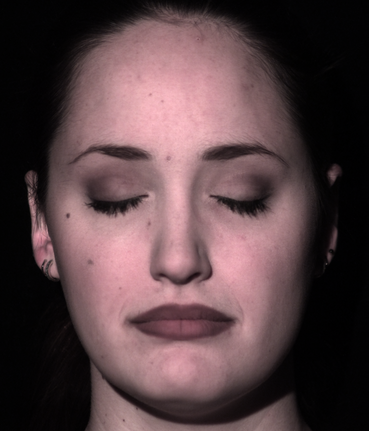
#> input picture assign4 - photometric stereo/data/input_1.tif, 369 x 431 px; its folder holds only this picture in this run
$ python photometric.py
#> lines starting #> are read from the running program, lines starting #| are printed output that depends on the picture
### assign4 - photometric stereo/cp_hw2.py
#!/usr/bin/python
""" This is a module for hdr imaging homework (15-463/663/862, Computational Photography, Fall 2020, CMU).

You can import necessary functions into your code as follows:
from cp_hw2 import lRGB2XYZ, XYZ2lRGB, writeEXR, read_colorchecker_gm

Depends on OpenCV to read/write HDR files"""

import numpy as np
import cv2


# [150 lines left out: functions read_colorchecker_gm, Lab_to_XYZ, not called in this run]


def finv(val):
    val_out = np.where(val > 6 / 29, val ** 3, 3 * (6 / 29) ** 2 * (val - 4 / 29))
    return val_out


def illuminant_xyz(illuminant_in):
    """(c) Ivo Ihrke 2011
     Universitaet des Saarlandes / MPI Informatik

    define xyz coordinates of CIE standard illuminants
    1931 and 1964

    data from

    http://en.wikipedia.org/wiki/Standard_illuminant


    Name    CIE 1931 2°    CIE 1964 10° CCT (*) in K    Hue Note
        x2       y2     x10     y10
    A   0.44757, 0.40745, 0.45117, 0.40594, 2856            Incandescent / Tungsten
    B   0.34842, 0.35161, 0.34980, 0.35270, 4874            {obsolete} Direct sunlightat noon
    C   0.31006, 0.31616, 0.31039, 0.31905, 6774            {obsolete} Average / North sky Daylight
    D50 0.34567, 0.35850, 0.34773, 0.35952, 5003            Horizon Light. ICC profile PCS
    D55 0.33242, 0.34743, 0.33411, 0.34877, 5503            Mid-morning / Mid-afternoon Daylight
    D65 0.31271, 0.32902, 0.31382, 0.33100, 6504            Noon Daylight: Television, sRGB color space
    D75 0.29902, 0.31485, 0.29968, 0.31740, 7504            North sky Daylight
    E   1/3    , 1/3    , 1/3    , 1/3    , 5454            Equal energy
    F1  0.31310, 0.33727, 0.31811, 0.33559, 6430            Daylight Fluorescent
    F2  0.37208, 0.37529, 0.37925, 0.36733, 4230            Cool White Fluorescent
    F3  0.40910, 0.39430, 0.41761, 0.38324, 3450            White Fluorescent
    F4  0.44018, 0.40329, 0.44920, 0.39074, 2940            Warm White Fluorescent
    F5  0.31379, 0.34531, 0.31975, 0.34246, 6350            Daylight Fluorescent
    F6  0.37790, 0.38835, 0.38660, 0.37847, 4150            Lite White Fluorescent
    F7  0.31292, 0.32933, 0.31569, 0.32960, 6500            D65 simulator, Daylight simulator
    F8  0.34588, 0.35875, 0.34902, 0.35939, 5000            D50 simulator, Sylvania F40 Design 50
    F9  0.37417, 0.37281, 0.37829, 0.37045, 4150            Cool White Deluxe Fluorescent
    F10 0.34609, 0.35986, 0.35090, 0.35444, 5000            Philips TL85, Ultralume 50
    F11 0.38052, 0.37713, 0.38541, 0.37123, 4000            Philips TL84, Ultralume 40
    F12 0.43695, 0.40441, 0.44256, 0.39717, 3000            Philips TL83, Ultralume 30

    (*) CCT= correlated color temperature


    standard is the 1931 definition

    illuinant_in = 'A','B','C', 'D50','D55','D65','D75' etc.

    for 1964 version use

    illuinant_in = 'A_64','B_64','C_64', 'D50_64','D55_64','D65_64','D75_64' etc.


    verification performed by checking

    http://brucelindbloom.com/index.html?Eqn_ChromAdapt.html

    """

    ind1931 = np.arange(0, 2)
    ind1964 = np.arange(2, 4)

    illuminants = ['A', 'B', 'C', 'D50', 'D55', 'D65', 'D75', 'E', 'F1', \
                   'F2', 'F3', 'F4', 'F5', 'F6', 'F7', 'F8', 'F9', 'F10', 'F11', 'F11']

    xy = np.array([[0.44757, 0.40745, 0.45117, 0.40594],
                   [0.34842, 0.35161, 0.34980, 0.35270],
                   [0.31006, 0.31616, 0.31039, 0.31905],
                   [0.34567, 0.35850, 0.34773, 0.35952],
                   [0.33242, 0.34743, 0.33411, 0.34877],
                   [0.31271, 0.32902, 0.31382, 0.33100],
                   [0.29902, 0.31485, 0.29968, 0.31740],
                   [1 / 3, 1 / 3, 1 / 3, 1 / 3],
                   [0.31310, 0.33727, 0.31811, 0.33559],
                   [0.37208, 0.37529, 0.37925, 0.36733],
                   [0.40910, 0.39430, 0.41761, 0.38324],
                   [0.44018, 0.40329, 0.44920, 0.39074],
                   [0.31379, 0.34531, 0.31975, 0.34246],
                   [0.37790, 0.38835, 0.38660, 0.37847],
                   [0.31292, 0.32933, 0.31569, 0.32960],
                   [0.34588, 0.35875, 0.34902, 0.35939],
                   [0.37417, 0.37281, 0.37829, 0.37045],
                   [0.34609, 0.35986, 0.35090, 0.35444],
                   [0.38052, 0.37713, 0.38541, 0.37123],
                   [0.43695, 0.40441, 0.44256, 0.39717]])

    for i in range(len(illuminants)):
        if illuminants[i] == illuminant_in:
            index_row = i
            index_cols = ind1931

            if len(illuminant_in) > 3:
                if illuminant_in[-3:] == '_64':
                    index_cols = ind1964

            data = xy[index_row, index_cols]

            X, Y, Z = xyY_to_XYZ(data[0], data[1], 1)

    return X, Y, Z


def xyY_to_XYZ(x, y, Y):
    """(c) Ivo Ihrke 2011
    Universitaet des Saarlandes / MPI Informatik
    """

    Xo = Y * x / y
    Yo = Y
    Zo = Y * (1 - x - y) / y
    return Xo, Yo, Zo


# [61 lines left out: function chromatic_adaptation_xyz, not called in this run]


def XYZ_to_RGB_linear(rgb_space='sRGB'):
    """ Data from

    http://brucelindbloom.com/index.html?Eqn_RGB_XYZ_Matrix.html

    Name             Gamma   Reference White   Red Primary            Green Primary          Blue Primary        Volume (deltaE^3)         Lab Gamut Efficiency  Coding Efficiency
                                              x      y      Y        x      y      Y        x      y      Y
    Lab Gamut          -         D50           -      -      -        -      -      -        -      -      -        2,381,085                   97.0              35.1
    Adobe RGB (1998) 2.2         D65           0.6400 0.3300 0.297361 0.2100 0.7100 0.627355 0.1500 0.0600 0.075285 1,208,631                   50.6             100.0
    Apple RGB        1.8         D65           0.6250 0.3400 0.244634 0.2800 0.5950 0.672034 0.1550 0.0700 0.083332   798,403                   33.5             100.0
    Best RGB         2.2         D50           0.7347 0.2653 0.228457 0.2150 0.7750 0.737352 0.1300 0.0350 0.034191 2,050,725                   77.6              96.5
    Beta RGB         2.2         D50           0.6888 0.3112 0.303273 0.1986 0.7551 0.663786 0.1265 0.0352 0.032941 1,717,450                   69.3              99.0
    Bruce RGB        2.2         D65           0.6400 0.3300 0.240995 0.2800 0.6500 0.683554 0.1500 0.0600 0.075452   988,939                   41.5             100.0
    CIE RGB          2.2         E             0.7350 0.2650 0.176204 0.2740 0.7170 0.812985 0.1670 0.0090 0.010811 1,725,261                   64.3              96.1
    ColorMatch RGB   1.8         D50           0.6300 0.3400 0.274884 0.2950 0.6050 0.658132 0.1500 0.0750 0.066985   836,975                   35.2             100.0
    Don RGB 4        2.2         D50           0.6960 0.3000 0.278350 0.2150 0.7650 0.687970 0.1300 0.0350 0.033680 1,802,358                   72.1              98.8
    ECI RGB v2        L*         D50           0.6700 0.3300 0.320250 0.2100 0.7100 0.602071 0.1400 0.0800 0.077679 1,331,362                   55.3              99.7
    Ekta Space PS5   2.2         D50           0.6950 0.3050 0.260629 0.2600 0.7000 0.734946 0.1100 0.0050 0.004425 1,623,899                   65.7              99.5
    NTSC RGB         2.2         C             0.6700 0.3300 0.298839 0.2100 0.7100 0.586811 0.1400 0.0800 0.114350 1,300,252                   54.2              99.9
    PAL/SECAM RGB    2.2         D65           0.6400 0.3300 0.222021 0.2900 0.6000 0.706645 0.1500 0.0600 0.071334   849,831                   35.7             100.0
    ProPhoto RGB     1.8         D50           0.7347 0.2653 0.288040 0.1596 0.8404 0.711874 0.0366 0.0001 0.000086 2,879,568                   91.2              87.3
    SMPTE-C RGB      2.2         D65           0.6300 0.3400 0.212395 0.3100 0.5950 0.701049 0.1550 0.0700 0.086556   758,857                   31.9             100.0
    sRGB            #2.2         D65           0.6400 0.3300 0.212656 0.3000 0.6000 0.715158 0.1500 0.0600 0.072186   832,870                   35.0             100.0
    Wide Gamut RGB   2.2         D50           0.7350 0.2650 0.258187 0.1150 0.8260 0.724938 0.1570 0.0180 0.016875 2,164,221                   77.6              91.9


    #2.2 - actual transform is more complex (see http://brucelindbloom.com/index.html?Eqn_RGB_XYZ_Matrix.html )

    deltaE^3 is the volume of the gamut in Lab space
    Coding efficiency is the amount of the gamut inside the horseshoe diagram

    implementation verified with Bruce Lindbloom's data
    """

    color_spaces = ['Adobe RGB (1998)', 'Apple RGB', 'Best RGB', 'Beta RGB', 'Bruce RGB', 'CIE RGB', \
                    'ColorMatch RGB', 'Don RGB 4', 'ECI RGB v2', 'Ekta Space PS5', 'NTSC RGB', 'PAL/SECAM RGB',
                    'ProPhoto RGB', 'SMPTE-C RGB', 'sRGB', 'Wide Gamut RGB']

    reference_whites = ['D65', 'D65', 'D50', 'D50', 'D65', 'E', 'D50', 'D50', 'D50', 'D50', 'C', 'D65', 'D50', 'D65',
                        'D65', 'D50']

    xyY_red = np.array([[0.6400, 0.3300, 0.297361], \
                        [0.6250, 0.3400, 0.244634], \
                        [0.7347, 0.2653, 0.228457], \
                        [0.6888, 0.3112, 0.303273], \
                        [0.6400, 0.3300, 0.240995], \
                        [0.7350, 0.2650, 0.176204], \
                        [0.6300, 0.3400, 0.274884], \
                        [0.6960, 0.3000, 0.278350], \
                        [0.6700, 0.3300, 0.320250], \
                        [0.6950, 0.3050, 0.260629], \
                        [0.6700, 0.3300, 0.298839], \
                        [0.6400, 0.3300, 0.222021], \
                        [0.7347, 0.2653, 0.288040], \
                        [0.6300, 0.3400, 0.212395], \
                        [0.6400, 0.3300, 0.212656], \
                        [0.7350, 0.2650, 0.258187]])

    xyY_green = np.array([[0.2100, 0.7100, 0.627355], \
                          [0.2800, 0.5950, 0.672034], \
                          [0.2150, 0.7750, 0.737352], \
                          [0.1986, 0.7551, 0.663786], \
                          [0.2800, 0.6500, 0.683554], \
                          [0.2740, 0.7170, 0.812985], \
                          [0.2950, 0.6050, 0.658132], \
                          [0.2150, 0.7650, 0.687970], \
                          [0.2100, 0.7100, 0.602071], \
                          [0.2600, 0.7000, 0.734946], \
                          [0.2100, 0.7100, 0.586811], \
                          [0.2900, 0.6000, 0.706645], \
                          [0.1596, 0.8404, 0.711874], \
                          [0.3100, 0.5950, 0.701049], \
                          [0.3000, 0.6000, 0.715158], \
                          [0.1150, 0.8260, 0.724938]])

    xyY_blue = np.array([[0.1500, 0.0600, 0.075285], \
                         [0.1550, 0.0700, 0.083332], \
                         [0.1300, 0.0350, 0.034191], \
                         [0.1265, 0.0352, 0.032941], \
                         [0.1500, 0.0600, 0.075452], \
                         [0.1670, 0.0090, 0.010811], \
                         [0.1500, 0.0750, 0.066985], \
                         [0.1300, 0.0350, 0.033680], \
                         [0.1400, 0.0800, 0.077679], \
                         [0.1100, 0.0050, 0.004425], \
                         [0.1400, 0.0800, 0.114350], \
                         [0.1500, 0.0600, 0.071334], \
                         [0.0366, 0.0001, 0.000086], \
                         [0.1550, 0.0700, 0.086556], \
                         [0.1500, 0.0600, 0.072186], \
                         [0.1570, 0.0180, 0.016875]])

    for i in range(len(color_spaces)):
        if color_spaces[i] == rgb_space:
            index_row = i

    Xr, Yr, Zr = xyY_to_XYZ(xyY_red[index_row, 0], xyY_red[index_row, 1], xyY_red[index_row, 2])
    Xg, Yg, Zg = xyY_to_XYZ(xyY_green[index_row, 0], xyY_green[index_row, 1], xyY_green[index_row, 2])
    Xb, Yb, Zb = xyY_to_XYZ(xyY_blue[index_row, 0], xyY_blue[index_row, 1], xyY_blue[index_row, 2])

    illuminant = reference_whites[index_row]

    Xw, Yw, Zw = illuminant_xyz(illuminant)

    S = np.linalg.inv(np.array([[Xr, Xg, Xb], [Yr, Yg, Yb], [Zr, Zg, Zb]])) @ np.array([Xw, Yw, Zw])

    # this matrix is RGB to XYZ
    M = np.array(
        [[S[0] * Xr, S[1] * Xg, S[2] * Xb], [S[0] * Yr, S[1] * Yg, S[2] * Yb], [S[0] * Zr, S[1] * Zg, S[2] * Zb]])

    M = np.linalg.inv(M)

    return M, illuminant


# [12 lines left out: function apply_color_matrix, not called in this run]


def lRGB2XYZ(lRGB):
    """ linear RGB to XYZ
    """
    invM = XYZ_to_RGB_linear('sRGB')[0]
    M = np.linalg.inv(invM)

    # linear rgb
    R = lRGB[:, :, 0]
    G = lRGB[:, :, 1]
    B = lRGB[:, :, 2]

    # through matrix to XYZ
    X = M[0, 0] * R + M[0, 1] * G + M[0, 2] * B
    Y = M[1, 0] * R + M[1, 1] * G + M[1, 2] * B
    Z = M[2, 0] * R + M[2, 1] * G + M[2, 2] * B

    XYZ = np.dstack((X, Y, Z))
    return XYZ


# [18 lines left out: function XYZ2lRGB, not called in this run]


def writeHDR(name, data):
    #flip from rgb to bgr for cv2
    cv2.imwrite(name, data[:, :, ::-1].astype(np.float32))


# [4 lines left out: function readHDR, not called in this run]

### assign4 - photometric stereo/photometric.py
import numpy as np
import matplotlib.pyplot as plt
from matplotlib.colors import LightSource
from cp_hw2 import lRGB2XYZ
from skimage import io
from cv2 import GaussianBlur
from cp_hw4 import integrate_frankot, integrate_poisson, load_sources
import math

# Initials
path = './data/input_'
I_stack = []

for i in range(1, 8):

    file = path + str(i) + '.tif'
    image = io.imread(file).astype(np.float64)
    image /= 2 ** 16 - 1
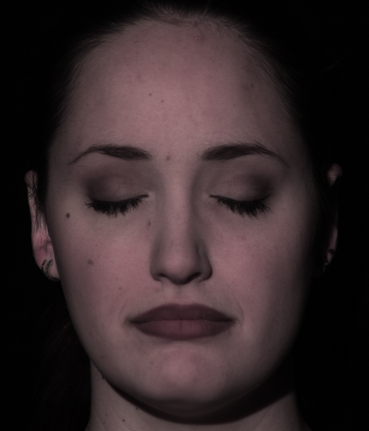
#> image: shape (431, 369, 3) float64; mean R, G, B 0.209, 0.158, 0.164

    if image.shape[0] > 512 or image.shape[1] > 512:

        if image.shape[0] > image.shape[1]:
            d = math.ceil(image.shape[0] / 512)
        else:
            d = math.ceil(image.shape[1] / 512)

        image = image[::d, ::d]

    h = image.shape[0]
#> h = 431
    w = image.shape[1]
#> w = 369
    l1 = np.ravel(lRGB2XYZ(image)[:, :, 1])
#> in lRGB2XYZ, `R = lRGB[:, :, 0]`:
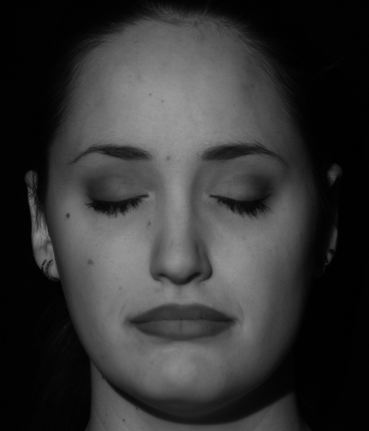
#> R: shape (431, 369) float64; min 0.00157, max 0.609, mean 0.209
#> in lRGB2XYZ, `G = lRGB[:, :, 1]`:
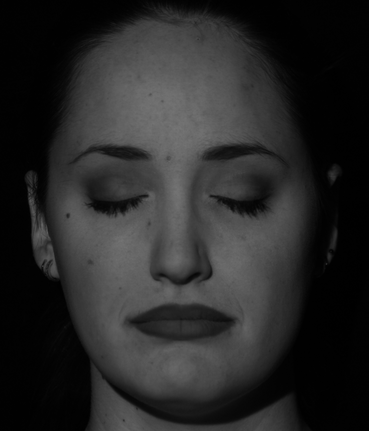
#> G: shape (431, 369) float64; min 0.00171, max 0.466, mean 0.158
#> (the run stopped early here; a loop or call above may not have finished)
